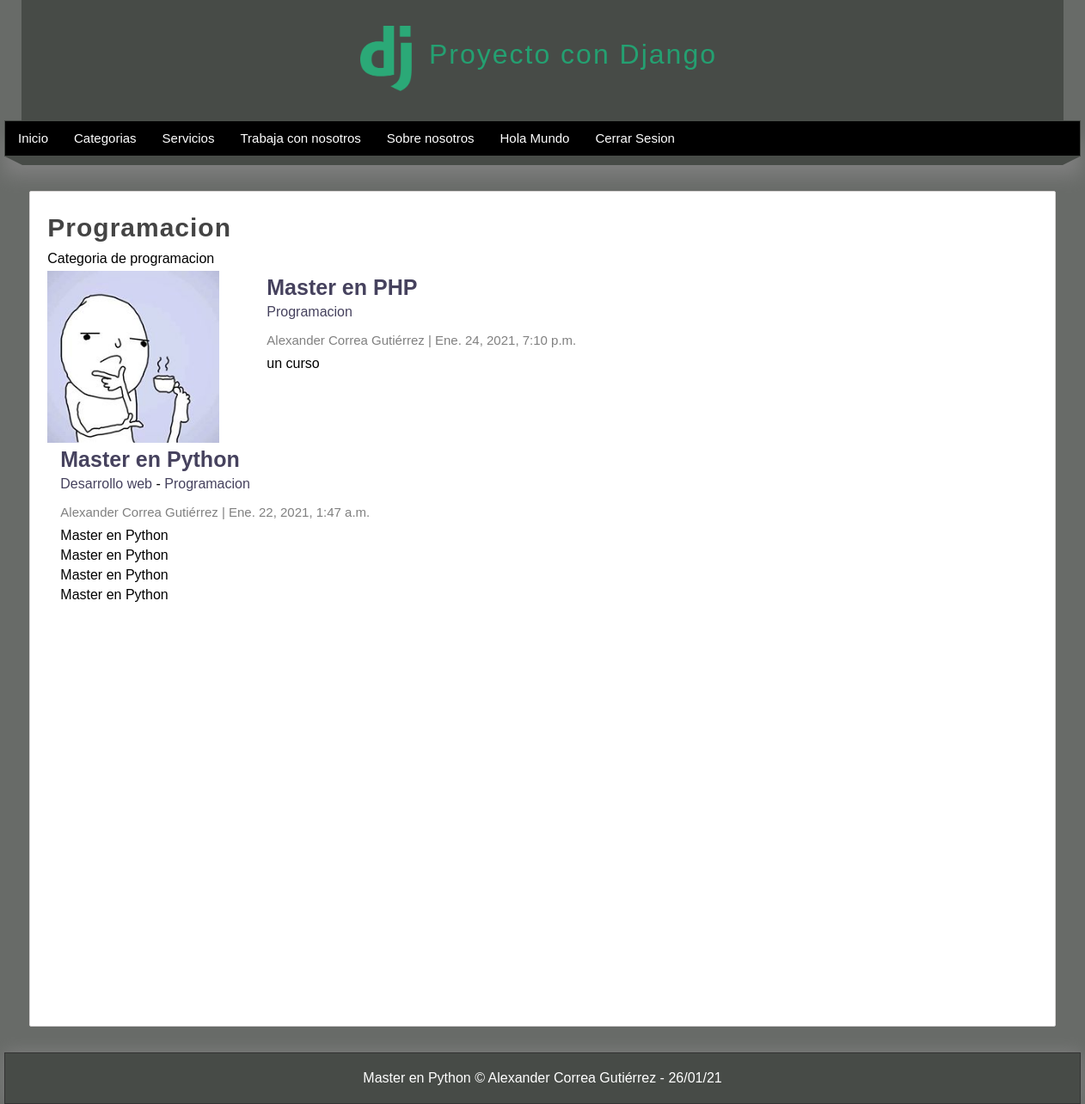
The page /categoria/2 (signed in) on the database as committed earlier.
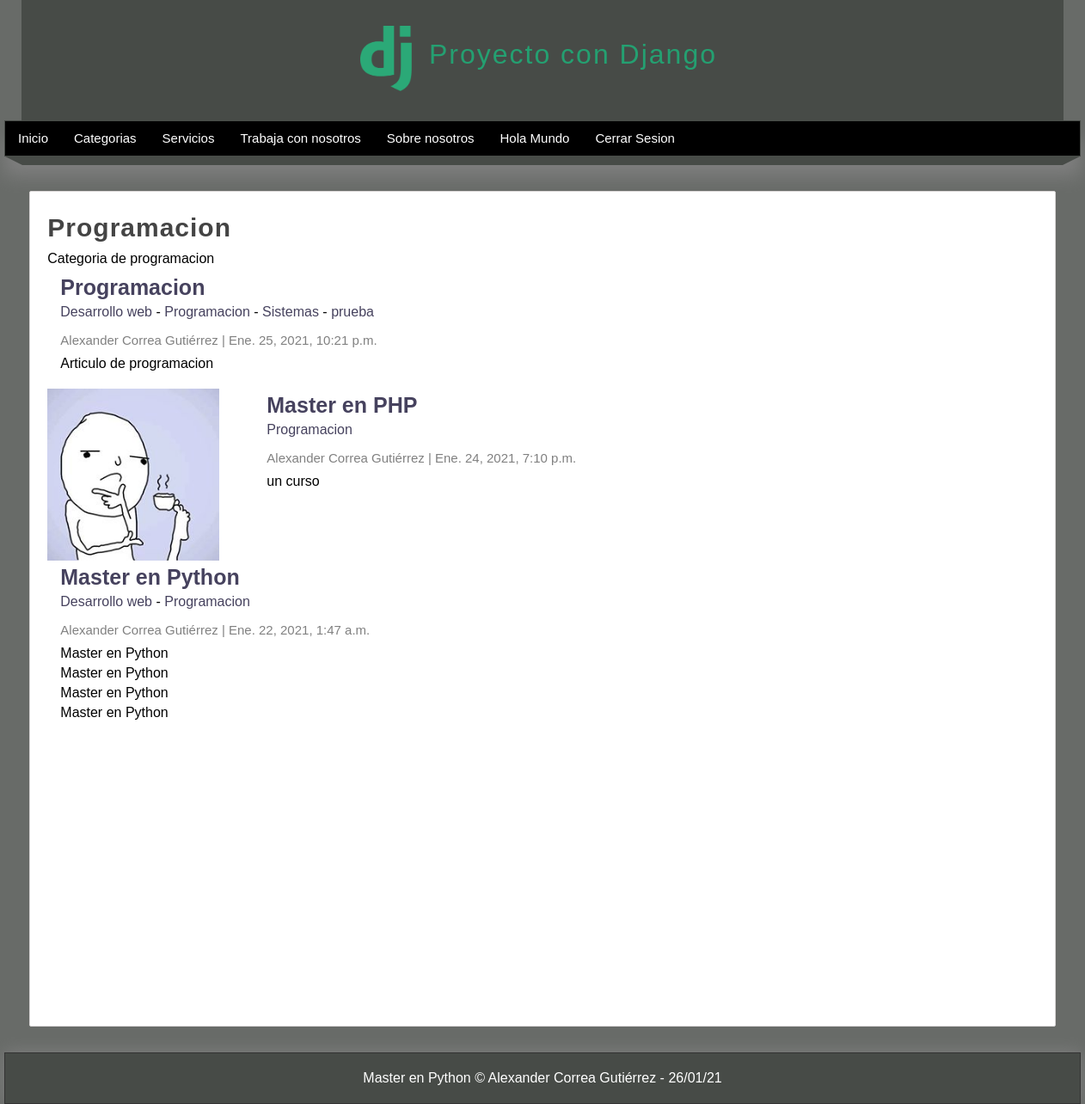
The same page on the database as committed later.
### pages/models.py (models this page shows, shortened)
class Page(models.Model):
    title = models.CharField(max_length=50, verbose_name= "titulo")
    content = RichTextField(verbose_name="contenido")
    slug = models.CharField(unique=True, max_length=150, verbose_name="URL amigable")
    order = models.IntegerField(default=0, verbose_name="Orden")
    visible = models.BooleanField(verbose_name="¿Visible?")
    created_at = models.DateTimeField(auto_now_add=True, verbose_name="Creado el")
    updated_at = models.DateTimeField(auto_now_add=True, verbose_name="Actualizado el")
    class Meta:
        verbose_name = "Página"
        verbose_name_plural = "Páginas"

### blog/models.py (models this page shows, shortened)
class Category(models.Model):
    name = models.CharField(max_length=100, verbose_name= 'Nombre')
    description = models.CharField(max_length=255, verbose_name='Descripción')
    created_at = models.DateTimeField(auto_now_add=True,verbose_name= "Creado el")
    class Meta:
        verbose_name = 'Categoria'
        verbose_name_plural = 'Categorias'

class Article(models.Model):
    title = models.CharField(max_length=150, verbose_name='Titulo')
    content = RichTextField(verbose_name='Contenido')
    image = models.ImageField(default='null', verbose_name="Imagen", upload_to="articles")
    public = models.BooleanField(verbose_name='¿Publicado')
    user = models.ForeignKey(User, editable=False, verbose_name = 'Usuario', on_delete=models.CASCADE)
    categories = models.ManyToManyField(Category, verbose_name = 'Categorias', blank=True)
    created_at = models.DateTimeField(auto_now_add=True,verbose_name= "Creado el")
    updated_at = models.DateTimeField(auto_now_add=True,verbose_name= "Actualizado el")
    class Meta:
        verbose_name = 'Articulo'
        verbose_name_plural = 'Articulos'
        ordering = ['-created_at']

### blog/views.py (the view)
# urls.py: path('categoria/<int:category_id>', views.category, name="category"),
@login_required(login_url="login")
def category(request, category_id):
    category = get_object_or_404(Category, id=category_id)#Saca todos los objetos
    return render(request, 'categories/category.html',{
        'category': category,
    })

### blog/processor.py (called while the page is built)
def get_categories(request):
    categories_in_use = Article.objects.filter(public=True).values_list('categories', flat=True)
    categories = Category.objects.filter(id__in=categories_in_use).values_list('id', 'name')
    return {
        'categories': categories,
        'id': categories_in_use
    }

### pages/context_processors.py (called while the page is built)
def get_pages(request):
    pages = Page.objects.filter(visible=True).order_by('order').values_list('id', 'title', 'slug')
    return {
        'pages': pages
    }

### blog/templates/categories/category.html (shortened to what this page needs)
{% extends 'layouts/layout.html' %}
{% block content %}
    <h1 class="title">{{category.name}}</h1>
    <p>{{category.description}}</p>
    {% include 'articles/articles.html' with articles=category.article_set.all %}
{% endblock content %}

### mainapp/templates/layouts/layout.html (shortened to what this page needs)
{% load static %}
<!DOCTYPE html>
<html lang="es">
<head>
    {% load static %}
    <link rel="stylesheet" type="text/css" href="{% static 'css/styles.css' %}" />
</head>
<body>
    <header>
        <div id="logotipo">
            <img src="{% static 'images/logo.png' %}" />
            <h1>Proyecto con Django</h1>
        </div>
    </header>
    <nav>
        <ul>
            <li>
                <a href="{% url 'index' %}">Inicio</a>
            </li>
            {% if user.email %}
                <li>
                    <a href="{% url 'list_articles' %}">Categorias</a>
                </li>
                {% for page in pages %}
                    <li>
                        <a href="{% url 'page' page.2 %}">{{page.1}}</a>
                    </li>
                {% endfor %}
                <li>
                    <a href="{% url 'logout' %}">Cerrar Sesion</a>
                </li>
            {% endif %}
        </ul>
    </nav>
    <div class="barra">
        <span class="esquina-izquierda"></span>
        <span class="relleno-barra"></span>
        <span class="esquina-derecha"></span>
    </div>
    <div id="content">
        <div class="box">
            {% block content %}{% endblock %}
        </div>
    </div>
    <footer>
        Master en Python &copy; Alexander Correa Gutiérrez - {% now "d/m/y" %}
    </footer>
</body>
</html>

### blog/templates/articles/articles.html (shortened to what this page needs)
{% for article in articles %}
        <article class="article-item">
            {% if article.image != 'null' and article.image.url|length >= 1 %}
                <div class="image">
                    <img src="{{article.image.url}}"/>
                </div>
            {% endif %}
            <div class="data">
                <h2>
                    <a href = "{% url 'article' article.id %}">
                        {{article.title}}
                    </a>
                </h2>
                <p>
                    {% for category in article.categories.all %}
                        <a href="{% url 'category' category.id %}">{{category.name}}</a>
                        {% if forloop.counter < article.categories.all|length %}
                            {{"-"}}
                        {% endif %}
                    {% endfor %}
                </p>
                <span class="date">
                    {{article.user.first_name}} {{article.user.last_name}}
                    |
                    {{article.created_at}}
                </span>
                <p>
                    {{article.content|safe}}
                </p>
            </div>
        </article>
    {% endfor %}

### mainapp/static/css/styles.css (style rules this page uses)
* { margin: 0px; padding: 0px; font-family: sans-serif, Arial, Helvetica; text-decoration: none; }
.box p, .box h2, .box h3, .box ul { margin-top: 5px; margin-bottom: 5px; }
body { background-color: rgb(104, 107, 104); }
header { width: 1212px; height: 140px; background-color: rgb(71, 75, 71); margin: 0 auto; }
#logotipo { width: 35%; height: 130px; margin: 0 auto; padding-top: 10px; }
#logotipo img { display: block; width: 60px; float: left; margin-top:20px; }
#logotipo h1 { display: block; float: left; margin-top: 35px; margin-left: 20px; letter-spacing: 2px; font-weight: 100; color: rgb(36, 160, 113); }
nav { width: 1250px; height: 40px; margin: 0 auto; background-color:rgb(0, 0, 0); border: 1px solid rgb(71, 75, 71); box-shadow: 0px 22px 22px grey; font-size: 15px; }
nav > ul { list-style-type: none; text-decoration: none; }
nav > ul > li { line-height: 40px; float: left; }
nav > ul > li > a { display: block; padding-left: 15px; padding-right: 15px; color: white; }
.barra { width: 1250px; margin: 0 auto; }
.esquina-izquierda { display: block; border-left: 20px solid transparent; border-top: 10px solid rgb(71, 75, 71); float: left; }
.esquina-derecha { display: block; border-right: 20px solid transparent; border-top: 10px solid rgb(71, 75, 71); float: right; }
.relleno-barra { display: block; width: 1210px; height: 10px; background: rgb(71, 75, 71); float: left; }
#content { width: 1212px; min-height: 930px; margin: 0 auto; margin-bottom: 30px; margin-top: 40px; }
.box { background: white; width: 95%; min-height: 930px; padding: 20px; border: 1px solid rgb(216, 213, 213); border-radius: 2px; margin: 0 auto; }
.box .image { width: 45%; float: left; margin-right: 40px; }
.box .image img { width: 100%; }
.box a { transition: all 300ms; color: rgb(70, 66, 94); }
.title { color: #444; letter-spacing: 1px; font-size: 30px; margin-bottom: 10px; margin-top: 5px; }
.date { display: block; margin-top: 15px; margin-bottom: 15px; color: gray; }
.article-item .image { width: 200px; height: 200px; float: left; overflow: hidden; }
.article-item .image img { height: 200px; }
.article-item .data { float:left; padding: 15px; padding-top: 0px; }
.article-item h2 { display: block; font-size: 25px; color: #333; margin-bottom: 5px; }
.article-item span.date { display: block; font-size: 15px; color: grey; margin-bottom: 10px; }
footer { width: 1250px; background-color: rgb(71, 75, 71); border: 1px solid #333; color: white; text-align: center; margin: 0 auto; padding-top: 20px; padding-bottom: 20px; box-shadow: 0px 0px 20px grey; }

Rows that differ between the two databases and show on the page:
added Article: title "Programacion", user.first_name "Alexander", user.last_name "Correa Gutiérrez", created_at "Ene. 25, 2021, 10:21 p.m.", content "Articulo de programacion", Category (name "Desarrollo web", value "-"), Category (name "Programacion", value "-")
now on this page (row unchanged): Category: name "Sistemas", value "-", shown under "Programacion"
added Category: name "prueba", shown under "Programacion"
